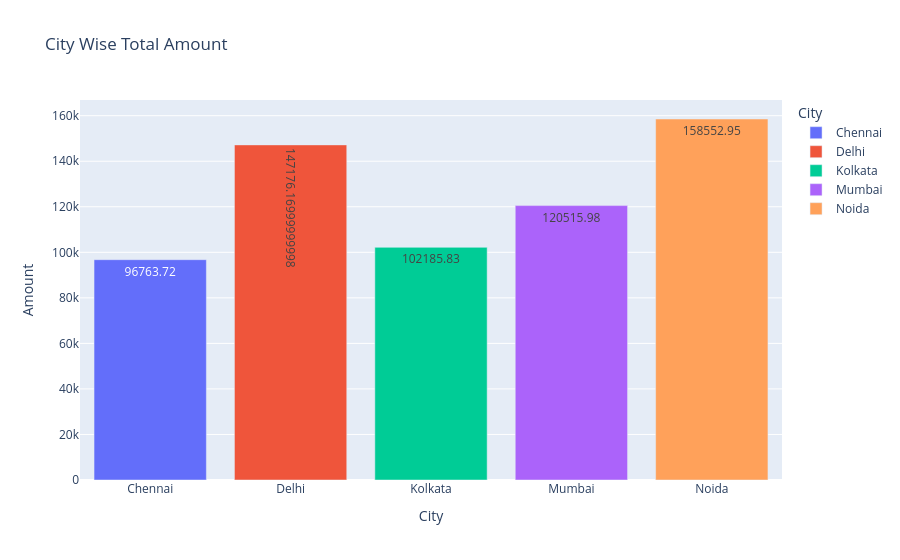

This figure's notebook cell:
### Code cell
fig = px.bar(data_frame=q7, x='City', y='Amount', title='City Wise Total Amount', 
             text='Amount', color='City')
fig.show()

### Figure 1 — Plotly figure (JSON) as saved in the notebook; plotly's stock layout.template omitted (floating-point values rounded to 4 significant figures)
{"data": [{"hovertemplate": "City=%{x}<br>Amount=%{text}<extra></extra>", "legendgroup": "Chennai", "marker": {"color": "#636efa", "pattern": {"shape": ""}}, "name": "Chennai", "orientation": "v", "showlegend": true, "text": [96760.0], "textposition": "auto", "type": "bar", "x": ["Chennai"], "xaxis": "x", "y": [96760.0], "yaxis": "y"}, {"hovertemplate": "City=%{x}<br>Amount=%{text}<extra></extra>", "legendgroup": "Delhi", "marker": {"color": "#EF553B", "pattern": {"shape": ""}}, "name": "Delhi", "orientation": "v", "showlegend": true, "text": [147200.0], "textposition": "auto", "type": "bar", "x": ["Delhi"], "xaxis": "x", "y": [147200.0], "yaxis": "y"}, {"hovertemplate": "City=%{x}<br>Amount=%{text}<extra></extra>", "legendgroup": "Kolkata", "marker": {"color": "#00cc96", "pattern": {"shape": ""}}, "name": "Kolkata", "orientation": "v", "showlegend": true, "text": [102200.0], "textposition": "auto", "type": "bar", "x": ["Kolkata"], "xaxis": "x", "y": [102200.0], "yaxis": "y"}, {"hovertemplate": "City=%{x}<br>Amount=%{text}<extra></extra>", "legendgroup": "Mumbai", "marker": {"color": "#ab63fa", "pattern": {"shape": ""}}, "name": "Mumbai", "orientation": "v", "showlegend": true, "text": [120500.0], "textposition": "auto", "type": "bar", "x": ["Mumbai"], "xaxis": "x", "y": [120500.0], "yaxis": "y"}, {"hovertemplate": "City=%{x}<br>Amount=%{text}<extra></extra>", "legendgroup": "Noida", "marker": {"color": "#FFA15A", "pattern": {"shape": ""}}, "name": "Noida", "orientation": "v", "showlegend": true, "text": [158600.0], "textposition": "auto", "type": "bar", "x": ["Noida"], "xaxis": "x", "y": [158600.0], "yaxis": "y"}], "layout": {"barmode": "relative", "legend": {"title": {"text": "City"}, "tracegroupgap": 0}, "title": {"text": "City Wise Total Amount"}, "xaxis": {"anchor": "y", "categoryarray": ["Chennai", "Delhi", "Kolkata", "Mumbai", "Noida"], "categoryorder": "array", "domain": [0, 1], "title": {"text": "City"}}, "yaxis": {"anchor": "x", "domain": [0, 1], "title": {"text": "Amount"}}}}
